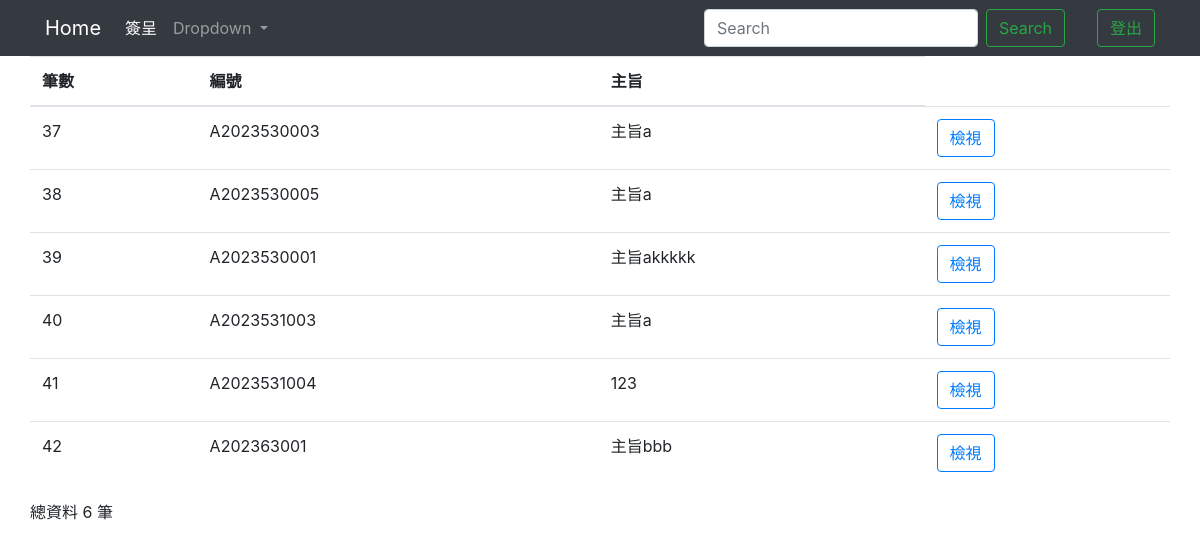
Before: /signallIndex/ with the older database file.
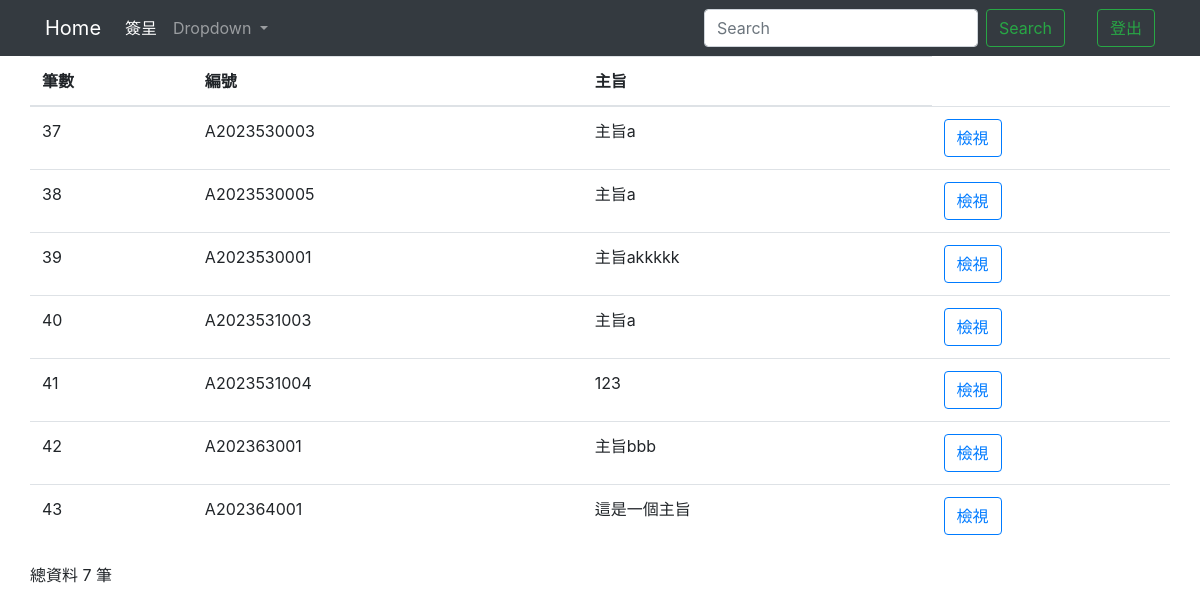
After: the same page with the newer database file.
### testapp/models.py (models this page shows)
class Signed (models.Model):
    cNumber = models.CharField(max_length=50, default='', null=False)#編號
    cJob_title = models.CharField(max_length=50,blank=True)#職稱
    cSubject = models.CharField(max_length=255, default='', null=False)#主旨
    cDiscription = models.TextField(blank=True)#說明
    home = models.OneToOneField(Home, on_delete=models.CASCADE,default='')

### testapp/views.py (the view)
# urls.py: path('signallIndex/',signallIndex),
def signallIndex(request):
    if request.user.is_authenticated:
        username=request.user.username
        authenticate=request.user.is_staff
    if 'q' in request.GET:
        q = request.GET['q']
        multiple_q = Q(Q(cNumber__icontains=q) | Q(cSubject__icontains=q))
        signall = Signed.objects.filter(multiple_q)
    else:
        signall = Signed.objects.all().order_by("id")
    signallCount = len(signall)
    return render(request, "signall_Index.html",locals())

### templates/signall_Index.html (shortened to what this page needs)
<!DOCTYPE html>
<html lang="en">
<head>
  <link rel="stylesheet" href="https://cdn.jsdelivr.net/npm/bootstrap@4.6.2/dist/css/bootstrap.min.css">
  {% load static %}
</head>
<body>
  <nav class="navbar navbar-expand-lg navbar-dark bg-dark">
    <div class="container">
      <a class="navbar-brand" href="/homeIndex/">Home</a>
      <div class="collapse navbar-collapse" id="navbarSupportedContent">
        <ul class="navbar-nav mr-auto">
          <li class="nav-item active">
            <a class="nav-link disabled" >簽呈 <span class="sr-only">(current)</span></a>
          </li>
          <li class="nav-item dropdown">
            <a class="nav-link dropdown-toggle" href="#" role="button" data-toggle="dropdown" aria-expanded="false">
              Dropdown
            </a>
          </li>
        </ul>
        <form class="form-inline my-2 my-lg-0">
          <input class="form-control mr-sm-2" name='q' type="search" placeholder="Search" aria-label="Search">
          <button class="btn btn-outline-success my-2 my-sm-0" type="submit">Search</button>
        </form>
        <ul class="navbar-nav ml-2">
          <li class="nav-item active">
            <a class="nav-link disabled" style="color: green;">{{username}} <span class="sr-only">(current)</span></a>
          </li>
        </ul>
        <ul class="navbar-nav ml-2">
          <li class="nav-item">
            <button class="btn btn-outline-success my-2 my-sm-0" onclick="Logout(event)">登出</button>
          </li>
        </ul>
      </div>
    </div>
  </nav>
  <form action="." method="POST">
    <div class="container">
      <div class="row">
        <table class="table">
          <thead>
            <th scope="col">筆數</th>
            <th scope="col">編號</th>
            <th scope="col">主旨</th>
          </thead>
          <tbody>
            {% for unit in signall %}
            <tr>
              <td>{{unit.id}}</td>
              <td>{{unit.cNumber}}</td>
              <td>{{unit.cSubject}}</td>
              <td>
                <button type="button" class="btn btn-outline-primary" id="{{unit.cNumber}}" onclick="View()">檢視</button>
              </td>
            </tr>
            {% endfor %}
          </tbody>
        </table>
      </div>
    </div>
  </form>
  <div class="container">
    <div class="row">
      <p>總資料 {{signallCount}} 筆</p>
    </div>
  </div>
</body>
</html>

Changed rows visible on the page:
added Signed: id "43", cNumber "A202364001", cSubject "這是一個主旨"
Other visible differences:
{{ signallCount }}: "6" → "7"
